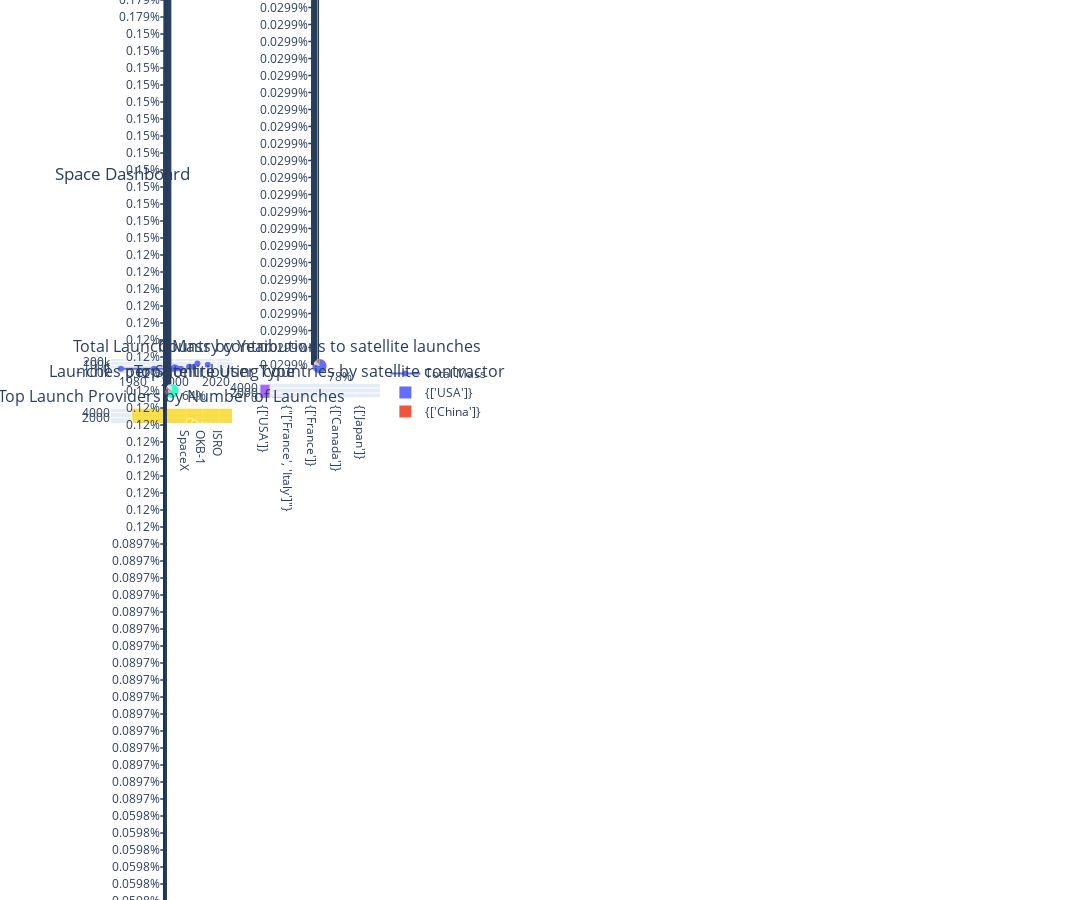

Here is the notebook cell this chart was saved with:
### Code cell
# --- Graphiques ---
# 1. Line chart - Total Launch Mass
fig.add_trace(go.Scatter(x=df_mass_year['year'], y=df_mass_year['total_mass'],
                         mode='lines+markers', name='Total Mass'),
              row=1, col=1)

# 2. Pie chart - Country contributions
fig.add_trace(go.Pie(labels=df_country['country'], values=df_country['total'],
                     name='Country Contributions'),
              row=1, col=2)

# 3. Pie chart - Launches per user type
fig.add_trace(go.Pie(labels=df_user_type['user_type'], values=df_user_type['total'],
                     name='User Type'),
              row=2, col=1)

# 4. Bar chart - Top contractor countries
fig.add_trace(go.Bar(x=df_contractor_country['country'], y=df_contractor_country['satellite_count'],
                     name='Top Contractor Countries'),
              row=2, col=2)

# 5. Bubble chart - Top launch providers
fig.add_trace(go.Scatter(x=df_provider['provider'], y=df_provider['total_launches'],
                         mode='markers', marker=dict(size=df_provider['total_launches']/50, color='gold'),
                         name='Launch Providers'),
              row=3, col=1)

# --- Mise en page globale ---
fig.update_layout(height=900, width=1200, title_text="Space Dashboard", showlegend=True)
fig.show()

### Figure 1 — Plotly figure (JSON) as saved in the notebook; plotly's stock layout.template omitted (floating-point values rounded to 4 significant figures; data arrays with more than 128 entries replaced by an {"elided": "..."} marker saying what was removed)
{"data": [{"mode": "lines+markers", "name": "Total Mass", "type": "scatter", "x": [1974, 1990, 1997, 1998, 1999, 2000, 2001, 2002, 2003, 2004, 2005, 2006, 2007, 2008, 2009, 2010, 2011, 2012, 2013, 2014, 2015, 2016, 2017, 2018, 2019, 2020, 2021, 2022, 2023], "xaxis": "x", "y": [58.0, 2948.0, 430.0, NaN, 3110.0, 40730.0, 16130.0, NaN, 1028.0, NaN, NaN, NaN, 57140.0, NaN, 48740.0, NaN, 148400.0, NaN, NaN, NaN, NaN, 113800.0, NaN, NaN, NaN, NaN, NaN, NaN, NaN], "yaxis": "y"}, {"domain": {"x": [0.55, 1], "y": [0.7778, 1]}, "labels": ["{['Norway']}", "{['Hungary']}", "{['Poland']}", "{\"['Poland', 'UK']\"}", "{\"['China', 'Italy']\"}", "{\"['India', 'France']\"}", "{['Finland']}", "{['Turkey']}", "{['Bulgaria']}", "{['Nepal']}", "{\"['South Africa']\"}", "{['USA']}", "{['Sweden']}", "{['Luxembourg']}", "{['Denmark']}", "{['Multinational']}", "{['Kazakhstan']}", "{['Estonia']}", "{['Kuwait']}", "{['Vietnam']}", "{['Chile']}", "{['Thailand']}", "{['Colombia']}", "{\"['Turkmenistan', 'Monaco']\"}", "{\"['USA', 'France']\"}", "{\"['Saudi Arabia']\"}", "{\"['Morocco', 'Germany']\"}", "{['Slovenia']}", "{['Japan']}", "{\"['Czech Republic']\"}", "{['Monaco']}", "{\"['France', 'Italy']\"}", "{['Venezuela']}", "{['Canada']}", "{\"['USA', 'Argentina']\"}", "{['Argentina']}", "{['Brazil']}", "{['Singapore']}", "{\"['USA', 'United Kingdom', 'Italy']\"}", "{['Netherlands']}", "{['China']}", "{\"['South Korea']\"}", "{['Spain']}", "{['Indonesia']}", "{['Egypt']}", "{['Jordan']}", "{['Australia']}", "{['Switzerland']}", "{\"['USA', 'Germany']\"}", "{['Israel']}", "{['Italy']}", "{\"['France', 'Israel']\"}", "{['Ukraine']}", "{\"['United Kingdom', 'ESA']\"}", "{['Azerbaijan']}", "{['Kenya']}", "{['Germany']}", "{['Mexico']}", "{\"['United Arab Emirates']\"}", "{['Malaysia']}", "{['Russia']}", "{['Belgium']}", "{['Lithuania']}", "{['France']}", "{['Taiwan']}", "{\"['USA', 'Poland']\"}", "{\"['France', 'Italy', 'Belgium', 'Spain', 'Greece']\"}", "{['India']}", "{['Austria']}", "{['ESA']}", "{\"['USA', 'Japan']\"}", "{\"['United Kingdom']\"}"], "name": "Country Contributions", "type": "pie", "values": [8, 2, 10, 2, 2, 4, 36, 18, 2, 2, 6, 5218, 2, 68, 8, 34, 6, 2, 4, 4, 6, 8, 2, 2, 2, 20, 2, 4, 56, 4, 2, 2, 2, 60, 6, 52, 14, 10, 2, 6, 356, 10, 22, 6, 6, 2, 26, 24, 4, 28, 12, 2, 4, 2, 4, 2, 26, 6, 6, 2, 86, 2, 4, 24, 2, 2, 2, 20, 4, 70, 6, 214]}, {"domain": {"x": [0, 0.45], "y": [0.3889, 0.6111]}, "labels": {"elided": "310 str values"}, "name": "User Type", "type": "pie", "values": {"elided": "310 int values"}}, {"name": "Top Contractor Countries", "type": "bar", "x": ["{['USA']}", "{['China']}", "{\"['France', 'Italy']\"}", "{['Russia']}", "{['France']}", "{['UK']}", "{['Canada']}", "{['Argentina']}", "{['Japan']}", "{['Finland']}"], "xaxis": "x2", "y": [5326, 360, 144, 82, 76, 56, 52, 50, 46, 36], "yaxis": "y2"}, {"marker": {"color": "gold", "size": [110.3, 7.28, 5.12, 2.28, 1.64, 1.12, 1.0, 0.84, 0.8, 0.76]}, "mode": "markers", "name": "Launch Providers", "type": "scatter", "x": ["SpaceX", "CASC", "ESA", "RKK Energiya", "OKB-1", "Khrunichev", "Yuzhnoye", "Astra", "ISRO", "MHI"], "xaxis": "x3", "y": [5514, 364, 256, 114, 82, 56, 50, 42, 40, 38], "yaxis": "y3"}], "layout": {"annotations": [{"font": {"size": 16}, "showarrow": false, "text": "Total Launch Mass by Year", "x": 0.225, "xanchor": "center", "xref": "paper", "y": 1, "yanchor": "bottom", "yref": "paper"}, {"font": {"size": 16}, "showarrow": false, "text": "Country contributions to satellite launches", "x": 0.775, "xanchor": "center", "xref": "paper", "y": 1, "yanchor": "bottom", "yref": "paper"}, {"font": {"size": 16}, "showarrow": false, "text": "Launches per Satellite User Type", "x": 0.225, "xanchor": "center", "xref": "paper", "y": 0.6111, "yanchor": "bottom", "yref": "paper"}, {"font": {"size": 16}, "showarrow": false, "text": "Top contributing countries by satellite contractor", "x": 0.775, "xanchor": "center", "xref": "paper", "y": 0.6111, "yanchor": "bottom", "yref": "paper"}, {"font": {"size": 16}, "showarrow": false, "text": "Top Launch Providers by Number of Launches", "x": 0.225, "xanchor": "center", "xref": "paper", "y": 0.2222, "yanchor": "bottom", "yref": "paper"}], "height": 900, "showlegend": true, "title": {"text": "Space Dashboard"}, "width": 1200, "xaxis": {"anchor": "y", "domain": [0, 0.45]}, "xaxis2": {"anchor": "y2", "domain": [0.55, 1]}, "xaxis3": {"anchor": "y3", "domain": [0, 0.45]}, "yaxis": {"anchor": "x", "domain": [0.7778, 1]}, "yaxis2": {"anchor": "x2", "domain": [0.3889, 0.6111]}, "yaxis3": {"anchor": "x3", "domain": [0, 0.2222]}}}
